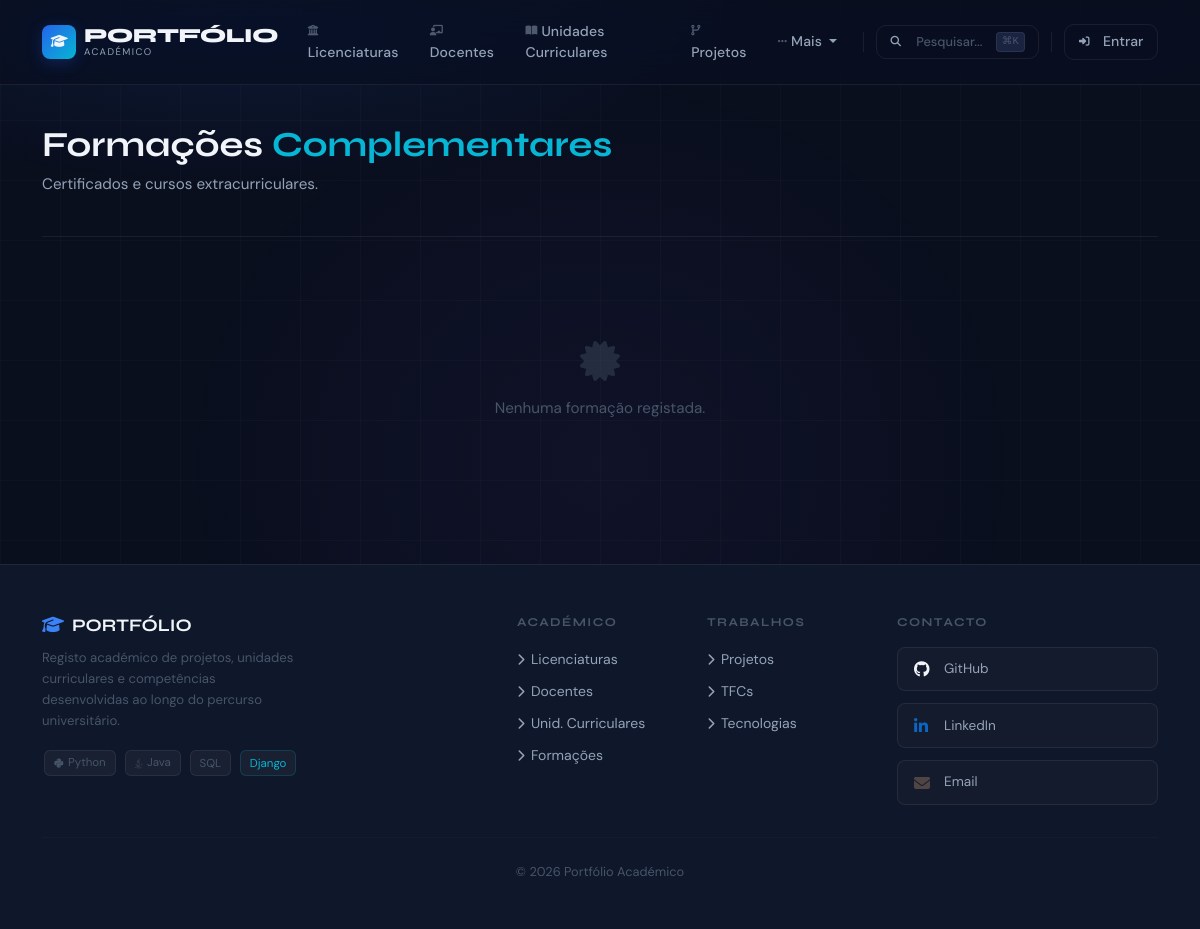
The app's page /portfolio/formacoes/, older data.
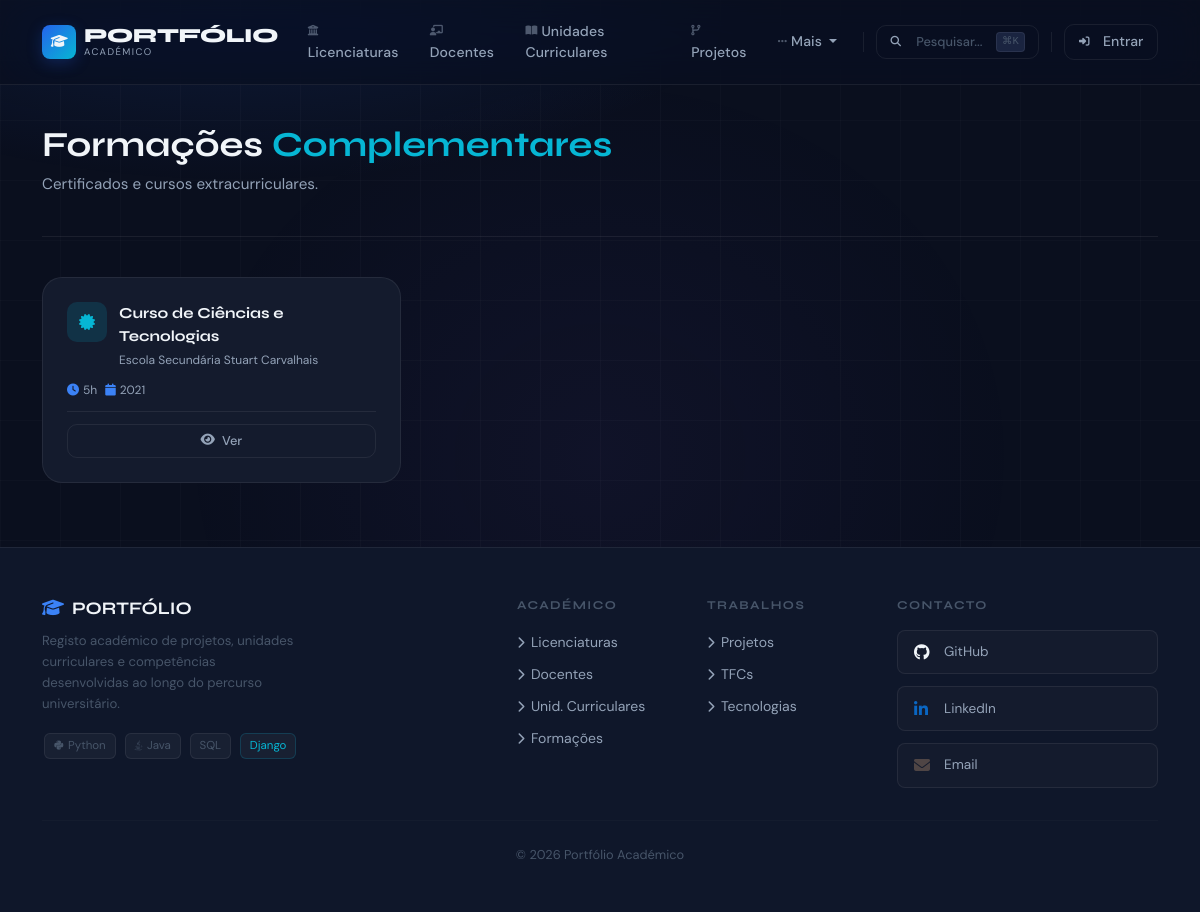
The same page, newer data.
### portfolio/models.py (models this page shows, shortened)
class Formacao(models.Model):
    nome = models.CharField(max_length=200)
    certificado = models.FileField(upload_to="certificados/", blank=True, null=True)
    carga_horaria = models.IntegerField(null=True, blank=True)
    instituicao = models.CharField(max_length=200, blank=True)
    data_inicio = models.DateField(null=True, blank=True)
    data_fim = models.DateField(null=True, blank=True)
    tecnologias = models.ManyToManyField(
        Tecnologia, blank=True, related_name="formacoes"
    )
    class Meta:
        verbose_name_plural = "Formações"

### portfolio/views.py (the view)
# urls.py: path('formacoes/', views.formacoes_view, name='formacoes'),
def formacoes_view(request):
    return render(request, 'portfolio/formacoes.html', {'formacoes': Formacao.objects.prefetch_related('tecnologias').all()})

### accounts/context_processors.py (called while the page is built)
def user_groups(request):
    if request.user.is_authenticated:
        return {
            'is_gestor': request.user.groups.filter(name='gestor-portfolio').exists(),
            'is_autor': request.user.groups.filter(name='autores').exists(),
        }
    return {'is_gestor': False, 'is_autor': False}

### portfolio/templates/portfolio/formacoes.html (shortened to what this page needs)
{% extends "portfolio/base.html" %}
{% block content %}
<div class="page-header">
    <div>
        <h2>Formações <span class="text-accent">Complementares</span></h2>
        <p>Certificados e cursos extracurriculares.</p>
    </div>
</div>
{% if formacoes %}
<div style="display:grid;grid-template-columns:repeat(auto-fill,minmax(280px,1fr));gap:1.25rem;">
    {% for f in formacoes %}
    <div style="background:var(--sf);border:1px solid var(--bd);border-radius:var(--rl);padding:1.5rem;display:flex;flex-direction:column;gap:.75rem;transition:var(--tr);position:relative;"
         onmouseover="this.style.borderColor='rgba(37,99,235,.4)';this.style.transform='translateY(-3px)'"
         onmouseout="this.style.borderColor='rgba(255,255,255,.07)';this.style.transform=''">
        <div style="display:flex;align-items:flex-start;gap:.75rem;">
            <div style="width:40px;height:40px;border-radius:10px;background:rgba(6,182,212,.15);display:grid;place-items:center;flex-shrink:0;">
                <i class="fas fa-certificate" style="color:var(--acc);"></i>
            </div>
            <div>
                <div style="font-family:var(--fd);font-weight:700;font-size:.95rem;color:var(--tp);">{{ f.nome }}</div>
                {% if f.instituicao %}<div style="font-size:.75rem;color:var(--ts);margin-top:.2rem;">{{ f.instituicao }}</div>{% endif %}
            </div>
        </div>
        <div style="display:flex;flex-wrap:wrap;gap:.5rem;font-size:.75rem;color:var(--ts);">
            {% if f.carga_horaria %}<span><i class="fas fa-clock me-1" style="color:var(--pri-l);"></i>{{ f.carga_horaria }}h</span>{% endif %}
            {% if f.data_inicio %}<span><i class="fas fa-calendar me-1" style="color:var(--pri-l);"></i>{{ f.data_inicio|date:"Y" }}</span>{% endif %}
        </div>
        <div style="display:flex;gap:.5rem;margin-top:auto;padding-top:.75rem;border-top:1px solid var(--bd);">
            <a href="{% url 'formacoes_detail' f.id %}" class="btn-ghost" style="font-size:.8rem;padding:.4rem .9rem;flex:1;justify-content:center;">
                <i class="fas fa-eye"></i>Ver
            </a>
        </div>
    </div>
    {% endfor %}
</div>
{% else %}
<div class="empty-state">
    <i class="fas fa-certificate"></i>
    <p>Nenhuma formação registada.</p>
</div>
{% endif %}
{% endblock %}

Row changes from the older to the newer data that the page shows:
added Formacao: nome "Curso de Ciências e Tecnologias", instituicao "Escola Secundária Stuart Carvalhais", carga_horaria "5", data_inicio "2021"
Text that changed along with them:
text no longer shown: "Nenhuma formação registada."
